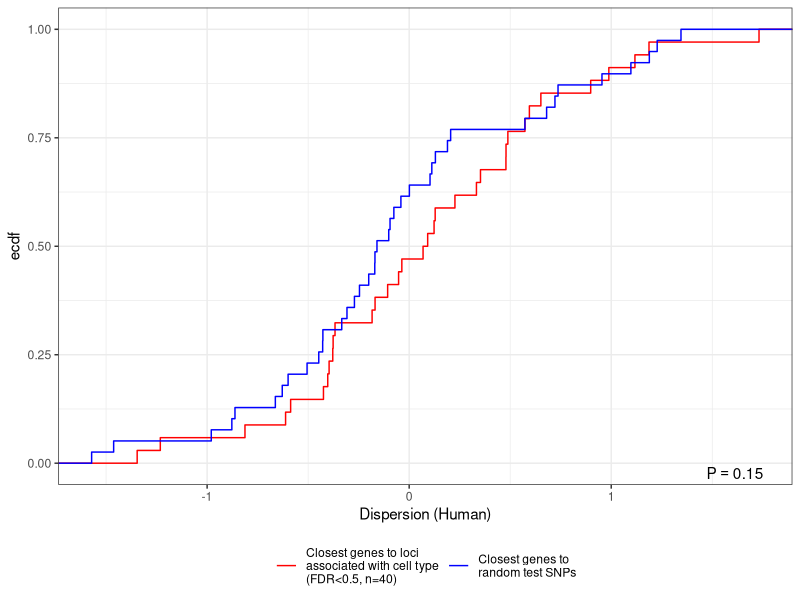

Generate this figure with R:
## ---- chunk 1
knitr::opts_chunk$set(echo = TRUE, warning = F, message = F)
## ---- chunk 2
library(tidyverse)

GWAS.Snps <- read.table("../output/CellProportionGWAS.RandomControlloci.closestGenes.txt", sep = ' ', col.names = c("gene", "dist"))
Control.Snps <- read.table("../output/CellProportionGWAS.Testloci.closestGenes.txt", sep = ' ', col.names = c("gene", "dist"))

AllClosestGenes <- dplyr::bind_rows(list(CellTypeAssociatedSNPs=GWAS.Snps, RandomTestSNPs=Control.Snps), .id = 'source') %>%
  mutate(gene=str_remove(gene, "\\.\\d+$"))
head(AllClosestGenes)

Dispersion <- read.delim('../output/OverdispersionEstimatesFromChimp.txt')

TestResults <-AllClosestGenes %>%
  left_join(Dispersion, by="gene") %>%
  wilcox.test(Human.Residual~source, data=., alternative="greater")
TestResults
lb1 = paste0('P==', format.pval(TestResults$p.value, 2))

AllClosestGenes %>%
  left_join(Dispersion, by="gene") %>%
  ggplot(aes(x=Human.Residual, color=source)) +
  stat_ecdf() +
  xlab("Dispersion (Human)") +
  ylab("ecdf") +
  annotate("text",x=Inf,y=-Inf, label=lb1, hjust=1.5, vjust=-0.5, parse=TRUE) +
  scale_color_manual(name=NULL, values=c("red", "blue"), labels=c("Closest genes to loci\nassociated with cell type\n(FDR<0.5, n=40)", "Closest genes to\nrandom test SNPs")) +
  theme_bw() +
  theme(legend.position="bottom")

